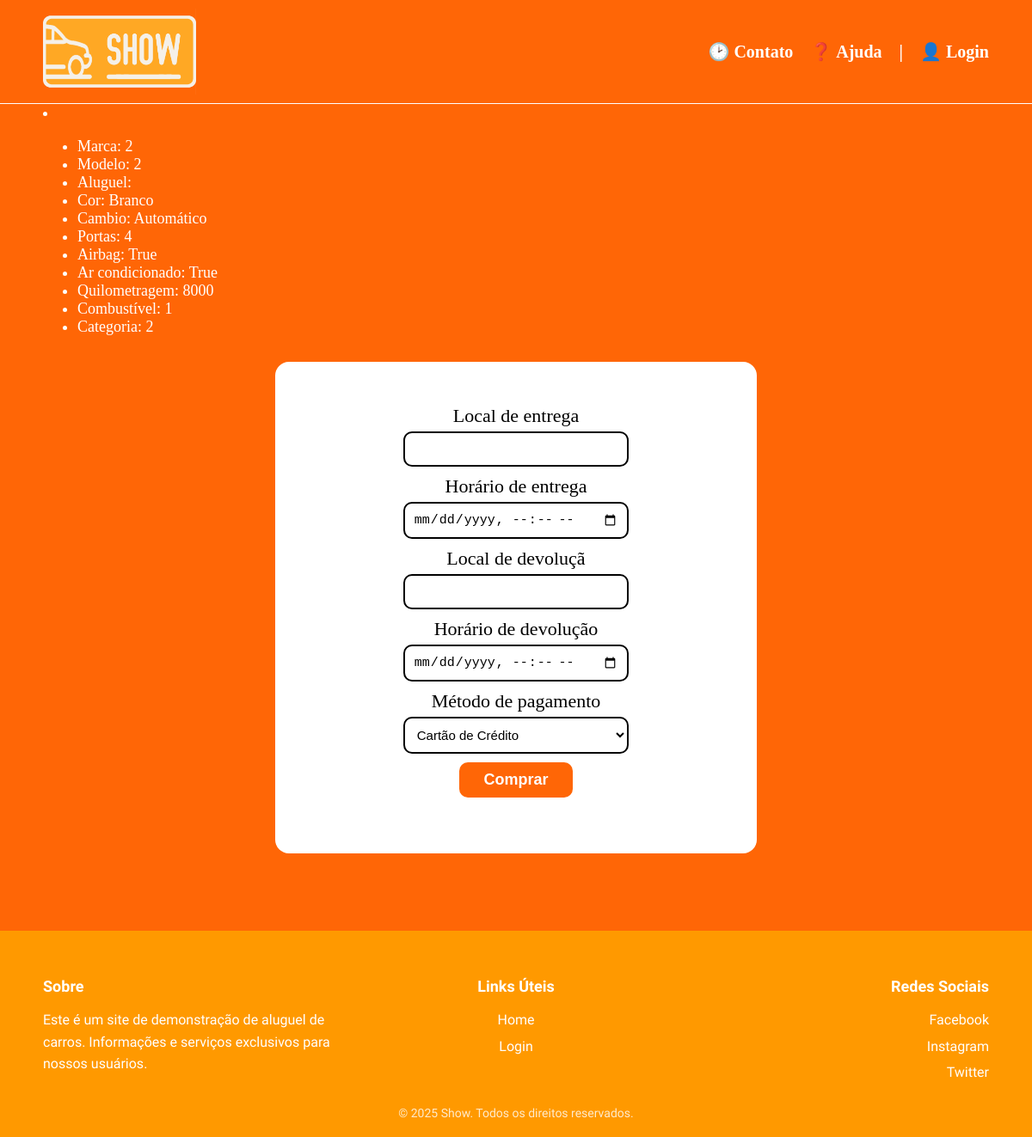
/2, run on the app's committed database.
### projeto_agostinhov1.1/models.py (models this page shows, shortened)
class Veiculo(Base):
    __tablename__ = "veiculos"
    id = Column("id", Integer, primary_key=True, autoincrement=True)
    portas = Column("portas", Integer, nullable=False)
    preco_diaria = Column("preco_diaria", Numeric(10, 2), nullable=False)
    placa = Column("placa", String(7), nullable=False)
    cor = Column("cor", String(100), nullable=False)
    preco_compra = Column("preco_compra", Numeric(10, 2), nullable=False)
    capacidade_pessoas = Column("capacidade_pessoas", Integer, nullable=False)
    quilometragem = Column("quilometragem", Integer, nullable=False)
    cambio = Column("cambio", String(100), nullable=False)
    airbags = Column("airbags", Boolean, nullable=False)
    ar_condicionado = Column("ar_condicionado", Boolean, nullable=False)
    disponivel = Column("disponivel", Boolean, nullable=False)
    id_fornecedor = Column("id_fornecedor", Integer, ForeignKey("fornecedores.id"), nullable=False)
    id_garagem = Column("id_garagem", Integer, ForeignKey("garagens.id"), nullable=False)
    id_plano_seguro = Column("id_plano_seguro", Integer, ForeignKey("plano_seguros.id"), nullable=False)
    id_marca = Column("id_marca", Integer, ForeignKey("marcas.id"), nullable=False)
    id_modelo = Column("id_modelo", Integer, ForeignKey("modelos.id"), nullable=False)
    id_categoria = Column("id_categoria", Integer, ForeignKey("categorias.id"), nullable=False)
    id_combustivel = Column("id_combustivel", Integer, ForeignKey("combustiveis.id"), nullable=False)

### projeto_agostinhov1.1/app.py (the view)
@app.route("/<int:carro_id>")
def detalhar_carro(carro_id):
    sessao =Sessao()
    carro = sessao.query(Veiculo).filter_by(id=carro_id).first()
    if carro is None:
        abort(404)
    return render_template("detalhar_carro.html", carro= carro)

### projeto_agostinhov1.1/templates/detalhar_carro.html (shortened to what this page needs)
    {% extends "base.html" %}
    {% block conteudo_principal %}
    <div><li>
    <ul>
        <li>Marca: {{ carro.id_marca }}</li>
        <li>Modelo: {{ carro.id_modelo }}</li>
        <li>Aluguel: {{ carro.aluguel }}</li>
        <li>Cor: {{ carro.cor }}</li>
        <li>Cambio: {{ carro.cambio }}</li>
        <li>Portas: {{ carro.portas }}</li>
        <li>Airbag: {{ carro.airbags }}</li>
        <li>Ar condicionado: {{ carro.ar_condicionado }}</li>
        <li>Quilometragem: {{ carro.quilometragem }}</li>
        <li>Combustível: {{ carro.id_combustivel }}</li>
        <li>Categoria: {{ carro.id_categoria }}</li>
    </ul>
        </li></div>
<div class="form_container">
    <form class="form_simples input" action="/comprar_carro" method="POST">
        <div class="container">
            <label for="local_entrega">Local de entrega</label>
            <input type="text" name="local_entrega" required minlength="3" placeholder="  ">
        </div>
        <div class="container">
            <label for="horario_entrega">Horário de entrega</label>
            <input type="datetime-local" name="horario_entrega" required minlength="3" placeholder="  ">
        </div>
        <div class="container">
            <label for="local_devolucao">Local de devoluçã</label>
            <input type="text" name="local_devolucao" required minlength="3" placeholder="  ">
        </div>
        <div class="container">
            <label for="horario_devolucao">Horário de devolução</label>
            <input type="datetime-local" name="horario_devolucao" required minlength="3" >
        </div>
        <div class="container">
            <label for="metodo_pagamento">Método de pagamento</label>
             <select name="metodo_pagamento" type="text">
                <option value="Cartão de Crédito">Cartão de Crédito</option>
            </select>
            <button type="submit" class="button_comprar">Comprar</button>
        </div>
    {% endblock %}

### projeto_agostinhov1.1/static/estilo.css (style rules this page uses)
.container { max-width: 500px; margin: 0 auto; }
body { font-family: "Canva Sans"; font-size: 18px; color: #fff; background-color: #ff6606; margin: 0; min-height: 100vh; display: flex; flex-direction: column; }
label { display: block; color: black; font-weight: 500; font-size: 22px; }
button[type="submit"] { background: white; border: 2px solid #ddd; border-radius: 25px; padding: 4px 10px; cursor: pointer; font-weight: bold; }
.form_container { background-color: #fff; border-radius: 16px; width: 100%; max-width: 500px; margin: 30px auto; padding: 50px 30px; text-align: center; display: flex; justify-content: center; }
.form_simples select, .form_simples input { width: 100%; padding: 10px; border: 2px solid #000000; border-radius: 10px; box-sizing: border-box; margin-top: 5px; margin-bottom: 10px; font-size: 15px; background-color: #fff; }
.form_simples button { background-color: #ff6606; color: #fff; width: 50%; padding: 10px; border: 2px ; border-radius: 10px; font-size: 18px; box-sizing: border-box; margin-bottom: 15px; }

### data on the page
Veiculo: id_marca "2", id_modelo "2", cor "Branco", cambio "Automático", portas "4", airbags "True", ar_condicionado "True", quilometragem "8000", id_combustivel "1", id_categoria "2"
